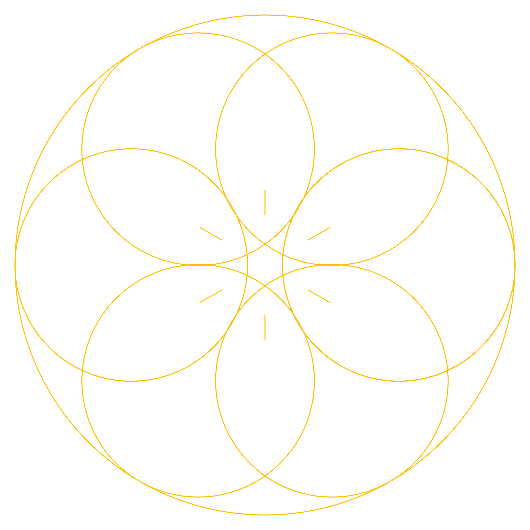
Frame 1 (no input)
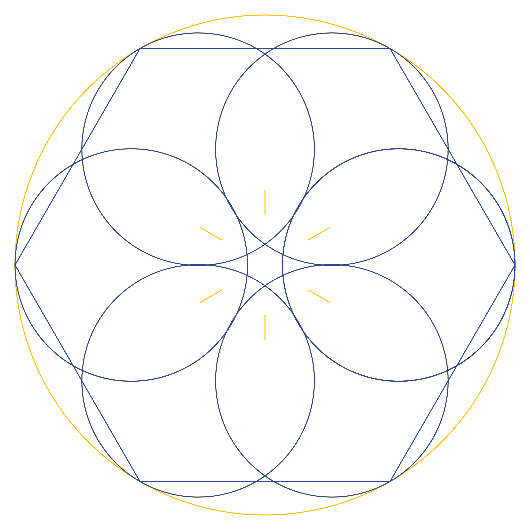
Frame 2 (the mouse pressed at the canvas centre, redrawn once)

The p5.js sketch that drew these frames (run headless with seeded random() and noise() and a simulated clock; the mouse was pressed at the canvas centre and the sketch redrawn once):

// p5.js sketch
// ── sketch.js
const CRYSTAL_SIZE = 500;
const SIDES = 6;
let PALETTE = [];

function setup() {
  pixelDensity(3);
  createCanvas(530, 530);

  PALETTE = [
    color(255, 192, 0), // pink
    color(41, 73, 146), // blue
  ];

  noLoop();
  angleMode(DEGREES);
  rectMode(CENTER);
}

function draw() {
  //testLines();
  //outlineShape();
  //simpleLines();
  //circles();

  let picker = random(1);
  if (picker > 0.3) outlineShape();

  picker = random(1);
  if (picker > 0.3) simpleLines();

  picker = random(1);
  if (picker > 0.3) circles();
}

function circles() {
  const numShapes = SIDES;
  const angle = 360 / numShapes;
  const shapeSize = (CRYSTAL_SIZE / 2) * 0.93;
  const position = CRYSTAL_SIZE / 2 - shapeSize / 2;
  const strokeColor = getRandomFromPalette();

  noFill();
  stroke(strokeColor);
  strokeWeight(1);
  push();
  translate(width / 2, height / 2);
  for (let i = 0; i <= numShapes; i++) {
    ellipse(position, 0, shapeSize, shapeSize);
    rotate(angle);
  }
  pop();
}

function simpleLines() {
  const stepsOut = 8;
  const numSteps = randomSelectTwo() ? stepsOut : int(stepsOut * 1.25);
  const step = CRYSTAL_SIZE / 2 / numSteps;
  const start = floor(random(0, numSteps));
  const stop = floor(random(start, numSteps + 1));

  let numShapes = randomSelectTwo() ? SIDES : SIDES * 2;
  const strokeColor = getRandomFromPalette();
  const weight = randomSelectTwo() ? 1 : 3;
  const angle = 360 / numShapes;

  noFill();
  stroke(strokeColor);
  strokeWeight(weight);
  push();
  translate(width / 2, height / 2);
  for (let i = 0; i < numShapes; i++) {
    line(start * step, 0, stop * step, 0);
    rotate(angle);
  }
  pop();
}

function outlineShape() {
  const strokeColor = getRandomFromPalette();
  const weight = randomSelectTwo() ? 1 : 3;
  const hexagonTrue = randomSelectTwo();

  stroke(strokeColor);
  strokeWeight(weight);
  push();

  translate(width / 2, height / 2);
  if (hexagonTrue) hexagon(0, 0, CRYSTAL_SIZE / 2);
  else ellipse(0, 0, CRYSTAL_SIZE, CRYSTAL_SIZE);
  pop();
}

function testLines() {
  let numShapes = randomSelectTwo() ? SIDES : SIDES * 2;
  const strokeColor = getRandomFromPalette();

  noFill();
  push();
  translate(width / 2, height / 2);
  stroke(PALETTE[0]);
  ellipse(0, 0, CRYSTAL_SIZE, CRYSTAL_SIZE);
  stroke(strokeColor);
  const angle = 360 / numShapes;
  for (let i = 0; i < numShapes; i++) {
    line(0, 0, 0, CRYSTAL_SIZE / 2);
    rotate(angle);
  }
  pop();
}

// ── helpers.js
function hexagon(posX, posY, radius) {
  const rotAngle = 360 / 6;
  beginShape();
  for (let i = 0; i < 6; i++) {
    const thisVertex = pointOnCircle(posX, posY, radius, i * rotAngle);
    vertex(thisVertex.x, thisVertex.y);
  }
  endShape(CLOSE);
}

function pointOnCircle(posX, posY, radius, angle) {
  const x = posX + radius * cos(angle);
  const y = posY + radius * sin(angle);
  return createVector(x, y);
}

function randomSelectTwo() {
  const rando = random(1);
  if (rando > 0.5) return true;
  return false;
}

function getRandomFromPalette() {
  const rando = floor(random(0, PALETTE.length));
  return PALETTE[rando];
}
